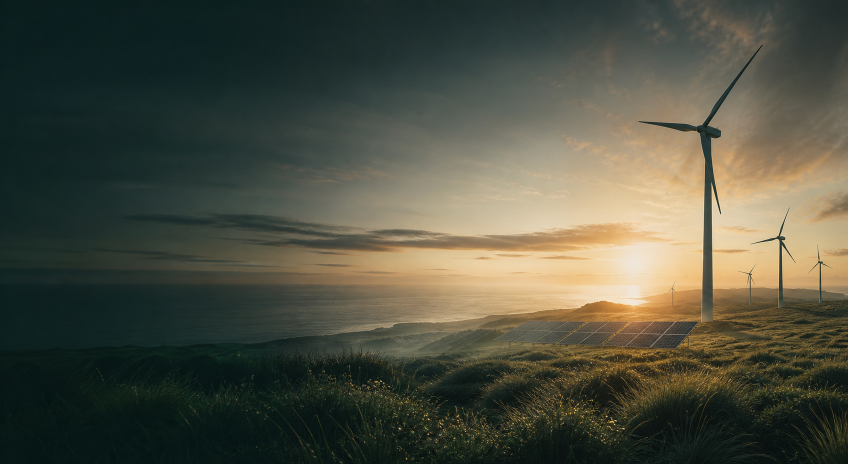
#> input picture source-assets/chatgpt/hero.png, 1695 x 928 px (shown at 1/2 size); its folder holds 6 pictures in this run
$ python export-images.py
#> lines starting #> are read from the running program, lines starting #| are printed output that depends on the picture
#> in save_cover, source is the input picture: PIL image 1695x928 RGB; mean R, G, B 78, 79.5, 65.2
from pathlib import Path

from PIL import Image


ROOT = Path(__file__).resolve().parents[1]
SOURCE = ROOT / "source-assets" / "chatgpt"
IMAGES = ROOT / "images"


def cover_crop(image: Image.Image, target_width: int, target_height: int, x_bias=0.5, y_bias=0.5) -> Image.Image:
#> called with target_width = 2160, target_height = 1350, x_bias = 0.55, y_bias = 0.58
    source_width, source_height = image.size
#> source_width = 1695; source_height = 928
    target_ratio = target_width / target_height
    source_ratio = source_width / source_height
#> source_ratio = 1.83

    if source_ratio > target_ratio:
        crop_height = source_height
#> crop_height = 928
        crop_width = int(crop_height * target_ratio)
#> crop_width = 1484
        left = int((source_width - crop_width) * x_bias)
#> left = 116
        top = 0
    else:
        crop_width = source_width
        crop_height = int(crop_width / target_ratio)
        left = 0
        top = int((source_height - crop_height) * y_bias)

    cropped = image.crop((left, top, left + crop_width, top + crop_height))
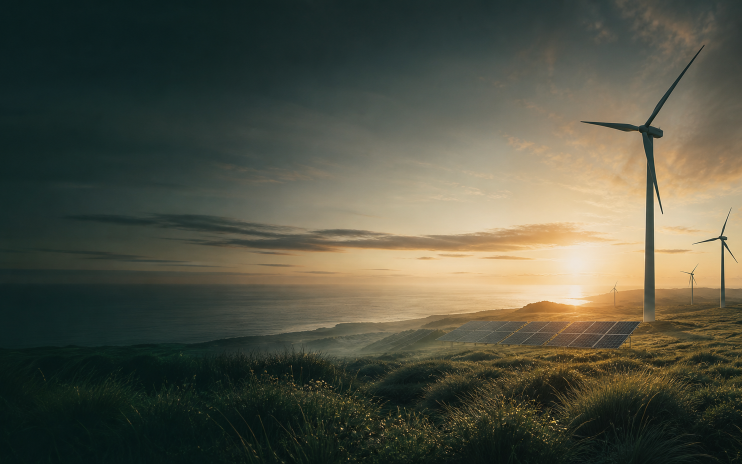
#> cropped: PIL image 1484x928 RGB (shown at 1/2 size); mean R, G, B 81.7, 82.5, 67.7
    return cropped.resize((target_width, target_height), Image.Resampling.LANCZOS)


def save_cover(source_name: str, output_name: str, size: tuple[int, int], *, x_bias=0.5, y_bias=0.5) -> None:
    with Image.open(SOURCE / source_name) as source:
        exported = cover_crop(source.convert("RGB"), size[0], size[1], x_bias=x_bias, y_bias=y_bias)
        output_path = IMAGES / output_name
        if output_path.suffix.lower() == ".avif":
            exported.save(output_path, quality=82, speed=4)
        else:
            exported.save(output_path, optimize=True, quality=92)


def export_team_grid() -> None:
    with Image.open(SOURCE / "team-grid.png") as source:
        source = source.convert("RGB")
        cell_width = source.width // 4
        cell_height = source.height // 2

        # Existing markup renders team-08 first, then counts down to team-01.
        outputs = [
            "team-08.avif",
            "team-07.avif",
            "team-06.avif",
            "team-05.avif",
            "team-04.png",
            "team-03.avif",
            "team-02.avif",
            "team-01.avif",
        ]

        for index, output_name in enumerate(outputs):
            col = index % 4
            row = index // 4
            cell = source.crop(
                (
                    col * cell_width,
                    row * cell_height,
                    (col + 1) * cell_width,
                    (row + 1) * cell_height,
                )
            )
            portrait = cover_crop(cell, 458, 458, y_bias=0.28)
            output_path = IMAGES / output_name
            if output_path.suffix.lower() == ".avif":
                portrait.save(output_path, quality=84, speed=4)
            else:
                portrait.save(output_path, optimize=True, quality=92)


def main() -> None:
    save_cover("hero.png", "hero.avif", (2160, 1350), x_bias=0.55, y_bias=0.58)
    save_cover("about-solar.png", "about-01.avif", (225, 225), y_bias=0.38)
#> call 2 of save_cover, with source_name = 'about-solar.png', output_name = 'about-01.avif', size = (225, 225), x_bias = 0.5, y_bias = 0.38
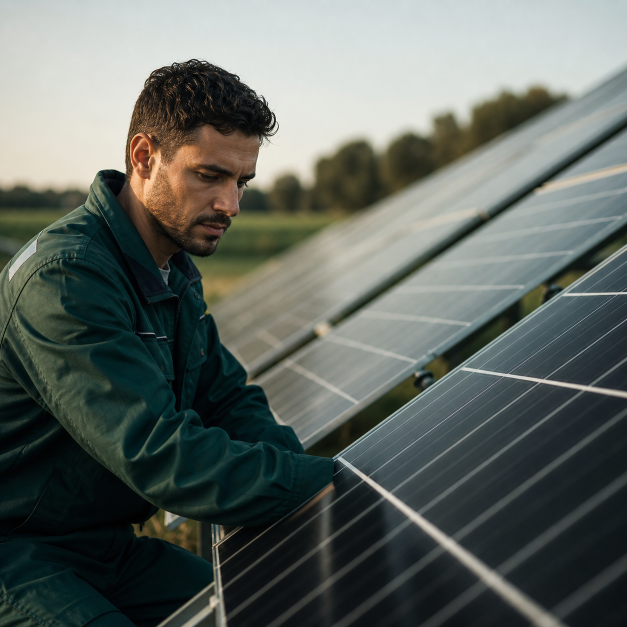
#> input picture source-assets/chatgpt/about-solar.png, 1254 x 1254 px (shown at 1/2 size)
#> in save_cover, source is the input picture: PIL image 1254x1254 RGB; mean R, G, B 95.5, 102.2, 96.8
#> call 2 of cover_crop, with target_width = 225, target_height = 225, x_bias = 0.5, y_bias = 0.38
#> in cover_crop (call 2), `return cropped.resize((target_width, target_height), Image.Resampling...`:
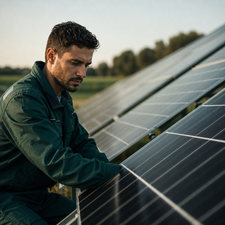
#> returned value: PIL image 225x225 RGB; mean R, G, B 95.5, 102.2, 96.8
    save_cover("about-storage.png", "about-02.avif", (525, 525), y_bias=0.48)
#> call 3 of save_cover, with source_name = 'about-storage.png', output_name = 'about-02.avif', size = (525, 525), x_bias = 0.5, y_bias = 0.48
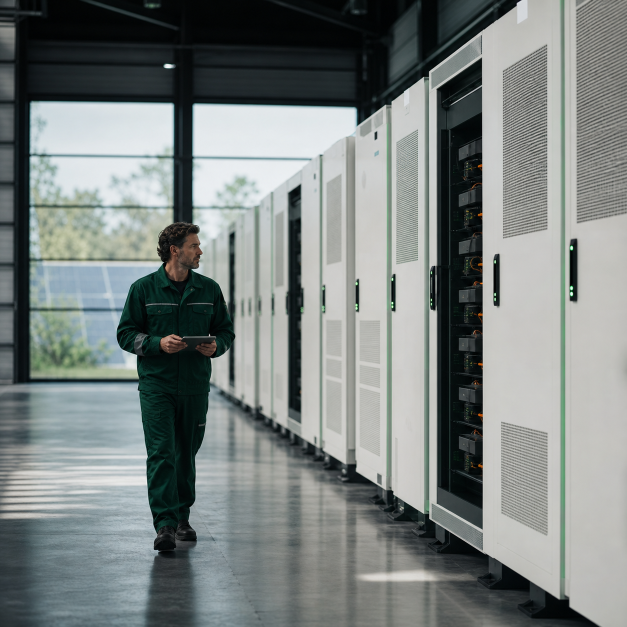
#> input picture source-assets/chatgpt/about-storage.png, 1254 x 1254 px (shown at 1/2 size)
#> in save_cover, source is the input picture: PIL image 1254x1254 RGB; mean R, G, B 123.5, 130, 128.4
#> call 3 of cover_crop, with target_width = 525, target_height = 525, x_bias = 0.5, y_bias = 0.48
#> in cover_crop (call 3), `return cropped.resize((target_width, target_height), Image.Resampling...`:
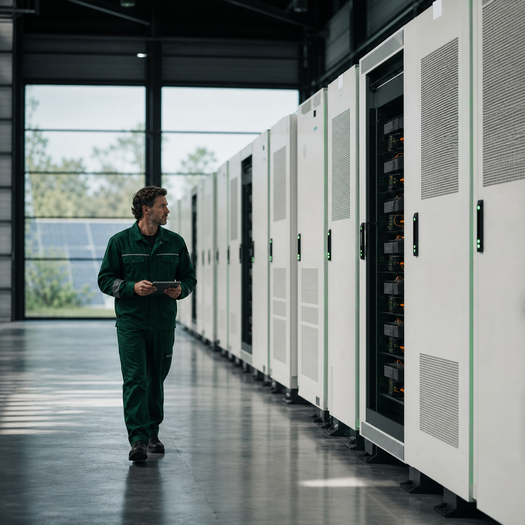
#> returned value: PIL image 525x525 RGB; mean R, G, B 123.5, 130, 128.4
    save_cover("about-wind.png", "about-03.avif", (225, 225), y_bias=0.38)
#> call 4 of save_cover, with source_name = 'about-wind.png', output_name = 'about-03.avif', size = (225, 225), x_bias = 0.5, y_bias = 0.38
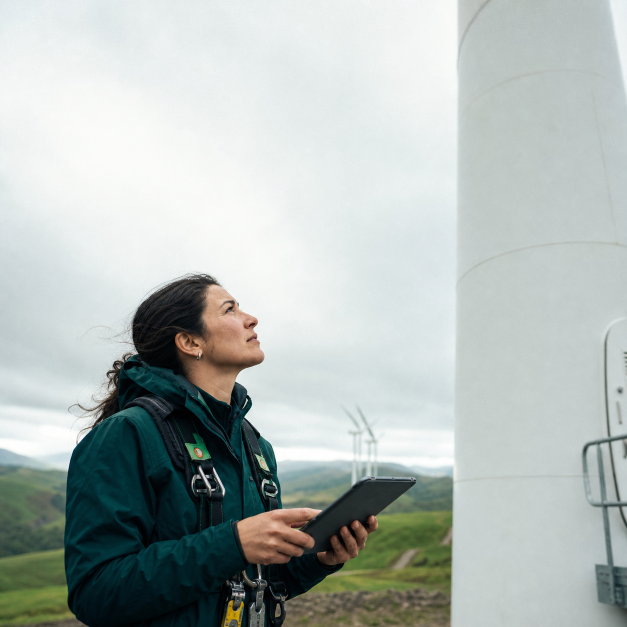
#> input picture source-assets/chatgpt/about-wind.png, 1254 x 1254 px (shown at 1/2 size)
#> in save_cover, source is the input picture: PIL image 1254x1254 RGB; mean R, G, B 176.4, 184.5, 181.2
#> call 4 of cover_crop, with target_width = 225, target_height = 225, x_bias = 0.5, y_bias = 0.38
#> in cover_crop (call 4), `return cropped.resize((target_width, target_height), Image.Resampling...`:
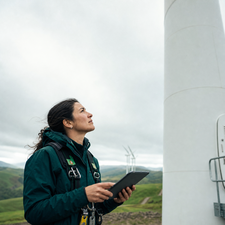
#> returned value: PIL image 225x225 RGB; mean R, G, B 176.4, 184.5, 181.2
    save_cover("stats.png", "stats.avif", (945, 945), y_bias=0.5)
    save_cover("blog-future.png", "blog-01.png", (945, 495), y_bias=0.48)
    save_cover("blog-geothermal.png", "blog-02.png", (945, 495), y_bias=0.48)
    save_cover("contact.png", "contact.avif", (1440, 1300), y_bias=0.45)
    save_cover("hero.png", "../opengraph-image.png", (2400, 1260), x_bias=0.55, y_bias=0.58)
    export_team_grid()


if __name__ == "__main__":
#> (the run stopped early here; a loop or call above may not have finished)
